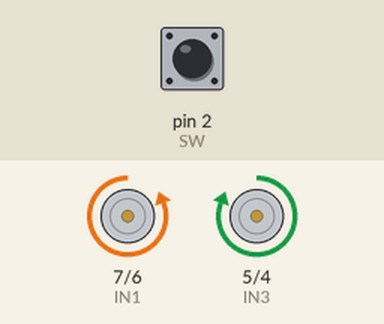
Recording of a sketch running on a simulated Arduino Uno, built with avr-gcc and run on an emulated ATmega328P. On the bench: motor-driver pin pairs drawn as motors (green arrow = first pin HIGH = forward, orange = second pin HIGH = backward, longer = more drive, scaled by the enable pin). Inputs (shaded band) come from the test bench; at power-on: pin 2 (SW) LOW.

Above: at 1.2 s.
1.3 s: pin 2 (SW) pulled HIGH for 0.15 s
At 1.37 s:
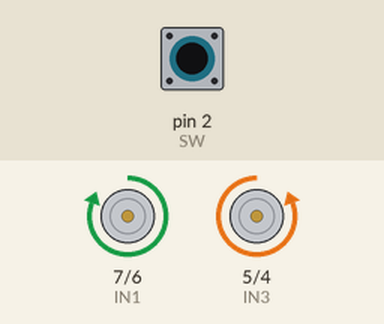
2.9 s: pin 2 (SW) pulled HIGH for 3.2 s
At 6.5 s:
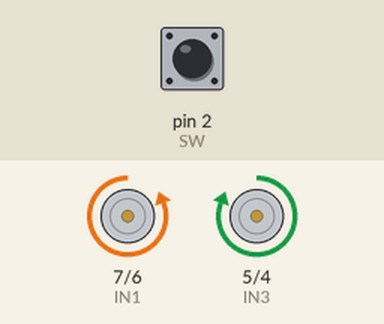
Timing chart, 0 to 8.0 s (numbered marks = the images above; inputs shaded):
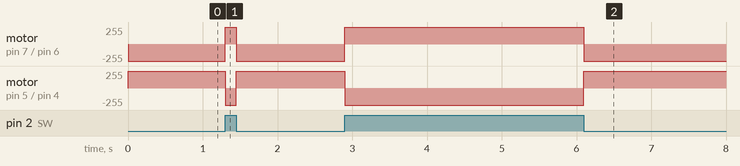

The sketch:

direction_cntrl_arduino.ino
```cpp
const int IN1 = 7;
const int IN2 = 6;
const int IN3 = 5;
const int IN4 = 4;
const int ENA = 9;
const int ENB = 3;
const int SW = 2;

int SW_val = 0;

void setup() {

  pinMode (SW, INPUT);
  pinMode (IN1, OUTPUT);
  pinMode (IN2, OUTPUT);
  pinMode (IN3, OUTPUT);
  pinMode (IN4, OUTPUT);
  pinMode (ENA, OUTPUT);
  pinMode (ENB, OUTPUT);

}

void loop() {

  while (1)
  {
    digitalWrite(ENA, HIGH);
    digitalWrite(ENB, HIGH);

    SW_val = digitalRead(SW);

    if (SW_val == 1)
    {
      digitalWrite(IN1, HIGH); digitalWrite(IN2, LOW);
      digitalWrite(IN3, LOW); digitalWrite(IN4, HIGH);
    }
    else
    {
      digitalWrite(IN1, LOW); digitalWrite(IN2, HIGH);
      digitalWrite(IN3, HIGH); digitalWrite(IN4, LOW);
    }
  }
}
```

Measured:
- after the input at 1.3 s, motor on pin 7 (IN1) / pin 6 (IN2): backward 255/255 → forward 255/255 at once, → backward 255/255 0.15 s later; motor on pin 5 (IN3) / pin 4 (IN4): forward 255/255 → backward 255/255 at once, → forward 255/255 0.15 s later
- after the input at 2.9 s, motor on pin 7 (IN1) / pin 6 (IN2): backward 255/255 → forward 255/255 at once, → backward 255/255 3.2 s later; motor on pin 5 (IN3) / pin 4 (IN4): forward 255/255 → backward 255/255 at once, → forward 255/255 3.2 s later
